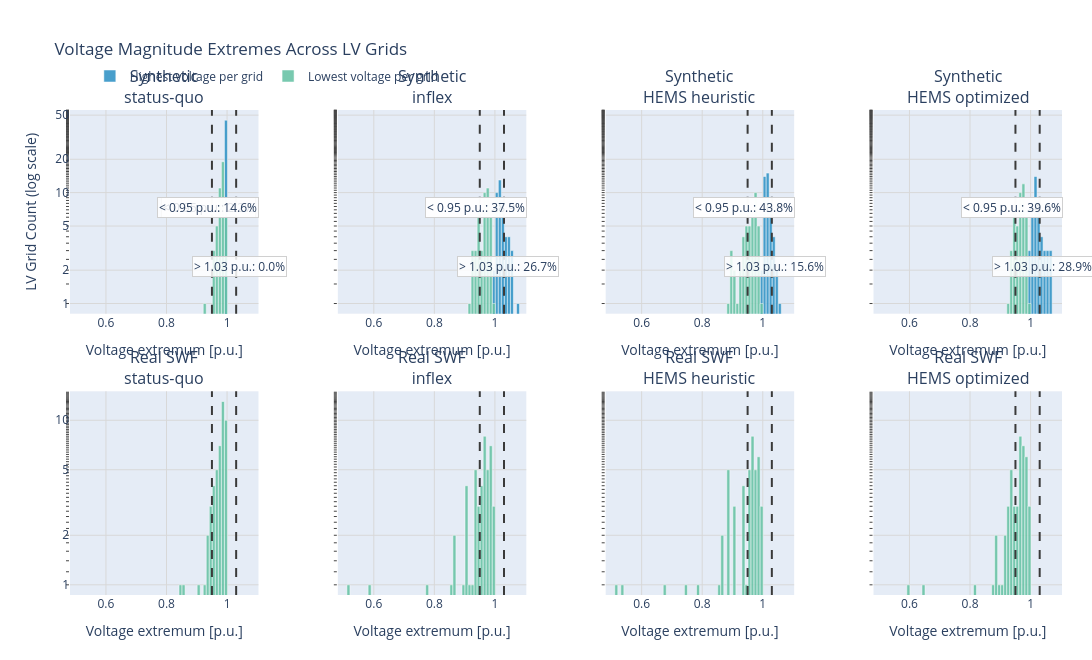

Here is the notebook cell this chart was saved with:
### Markdown cell above
## Temporal and Flow Diagnostics

The voltage comparison uses compact summaries for both network sources. Transformer-import diagnostics remain synthetic-only because the real SWF compact schema does not store the matching signed transformer-import time series. The cable decomposition below directly tests whether a loading difference comes from ampacity, transported peak current, or both.

### Code cell
voltage_summaries = load_voltage_summaries_for_powerflow_comparison(
    synthetic_specs=SYNTHETIC_POWERFLOW_SUMMARY_SPECS,
    real_specs=REAL_POWERFLOW_SUMMARY_SPECS,
    ags=AGS,
    scenario_id=SCENARIO_ID,
    plz=PLZ,
    real_plz=REAL_PLZ,
    excluded_real_lv_ids=EXCLUDED_REAL_LV_IDS,
)
if not voltage_summaries:
    print("No voltage summaries exist for this scenario yet.")
else:
    voltage_fig = plot_voltage_deviation_histogram_comparison(
        voltage_summaries,
        lower_limit=0.95,
        upper_limit=1.03,
        show=False,
    )
    try:
        save_plotly_figure(
            voltage_fig,
            OUTPUT_DIR / "pre_post_flex_inflex_voltage_deviation_histogram",
            formats=("svg", "png"),
            width=1370,
            height=720,
        )
    except RuntimeError as exc:
        print(f"Could not export voltage histogram: {exc}")
    display(voltage_fig)

### Figure 1 — Plotly figure (JSON) as saved in the notebook; plotly's stock layout.template omitted (floating-point values rounded to 4 significant figures)
{"data": [{"legendgroup": "highest", "marker": {"color": "#2f92c5", "line": {"color": "white", "width": 0.5}}, "name": "Highest voltage per grid", "opacity": 0.88, "showlegend": true, "type": "histogram", "x": [1.0, 1.0, 1.0, 1.0, 1.0, 1.0, 1.0, 1.0, 1.0, 1.0, 1.0, 0.9999, 1.0, 1.0, 1.0, 1.0, 1.0, 1.0, 1.0, 1.0, 1.0, 1.0, 1.0, 1.0, 1.0, 1.0, 1.0, 1.0, 1.0, 0.9999, 1.0, 1.0, 1.0, 1.0, 0.9999, 1.0, 1.0, 1.0, 1.0, 1.0, 1.0, 1.0, 1.0, 0.9999, 0.9999], "xaxis": "x", "xbins": {"end": 1.104, "size": 0.01, "start": 0.4813}, "yaxis": "y"}, {"legendgroup": "lowest", "marker": {"color": "#66c2a4", "line": {"color": "white", "width": 0.5}}, "name": "Lowest voltage per grid", "opacity": 0.88, "showlegend": true, "type": "histogram", "x": [0.9726, 0.994, 0.9882, 0.9788, 0.9753, 0.9821, 0.9802, 0.9905, 0.9794, 0.988, 0.9871, 0.9816, 0.9663, 0.9883, 0.9806, 0.9902, 0.9709, 0.956, 0.96, 0.9762, 0.9973, 0.9815, 0.9902, 0.9834, 0.973, 0.9938, 0.9887, 0.9689, 0.9861, 0.9713, 0.9575, 0.9779, 0.9918, 0.9883, 0.9931, 0.9869, 0.9628, 0.9748, 0.9922, 0.9895, 0.9814, 0.9837, 0.9292, 0.9829, 0.967], "xaxis": "x", "xbins": {"end": 1.104, "size": 0.01, "start": 0.4813}, "yaxis": "y"}, {"legendgroup": "highest", "marker": {"color": "#2f92c5", "line": {"color": "white", "width": 0.5}}, "name": "Highest voltage per grid", "opacity": 0.88, "showlegend": false, "type": "histogram", "x": [1.057, 1.009, 1.026, 1.039, 1.036, 1.002, 1.01, 1.009, 1.032, 1.016, 1.017, 1.011, 1.019, 1.012, 1.011, 1.0, 1.027, 1.074, 1.046, 1.048, 1.0, 1.042, 1.01, 1.024, 1.055, 1.007, 1.021, 1.003, 1.024, 1.019, 1.05, 1.023, 1.015, 1.026, 1.019, 1.023, 1.035, 1.008, 1.006, 1.018, 1.025, 1.014, 1.014, 1.014, 1.058], "xaxis": "x2", "xbins": {"end": 1.104, "size": 0.01, "start": 0.4813}, "yaxis": "y2"}, {"legendgroup": "lowest", "marker": {"color": "#66c2a4", "line": {"color": "white", "width": 0.5}}, "name": "Lowest voltage per grid", "opacity": 0.88, "showlegend": false, "type": "histogram", "x": [0.9301, 0.9866, 0.9725, 0.9492, 0.9383, 0.975, 0.9542, 0.9906, 0.949, 0.9685, 0.9692, 0.9606, 0.968, 0.9689, 0.9351, 0.9902, 0.946, 0.9146, 0.9261, 0.9474, 0.9924, 0.9508, 0.9742, 0.9589, 0.9453, 0.9888, 0.9694, 0.9692, 0.9699, 0.9715, 0.9617, 0.974, 0.9717, 0.9772, 0.9851, 0.9731, 0.9622, 0.9748, 0.9822, 0.9718, 0.9765, 0.9702, 0.9318, 0.9427, 0.9265], "xaxis": "x2", "xbins": {"end": 1.104, "size": 0.01, "start": 0.4813}, "yaxis": "y2"}, {"legendgroup": "highest", "marker": {"color": "#2f92c5", "line": {"color": "white", "width": 0.5}}, "name": "Highest voltage per grid", "opacity": 0.88, "showlegend": false, "type": "histogram", "x": [1.052, 1.008, 1.021, 1.03, 1.022, 1.002, 1.009, 1.008, 1.017, 1.01, 1.011, 1.006, 1.019, 1.011, 1.009, 1.0, 1.022, 1.025, 1.05, 1.035, 1.0, 1.032, 1.009, 1.018, 1.037, 1.006, 1.014, 1.003, 1.017, 1.018, 1.05, 1.02, 1.013, 1.022, 1.019, 1.029, 1.016, 1.008, 1.005, 1.012, 1.024, 1.012, 1.014, 1.011, 1.034], "xaxis": "x3", "xbins": {"end": 1.104, "size": 0.01, "start": 0.4813}, "yaxis": "y3"}, {"legendgroup": "lowest", "marker": {"color": "#66c2a4", "line": {"color": "white", "width": 0.5}}, "name": "Lowest voltage per grid", "opacity": 0.88, "showlegend": false, "type": "histogram", "x": [0.9256, 0.9828, 0.9613, 0.9261, 0.9105, 0.9741, 0.9355, 0.9906, 0.8975, 0.9612, 0.9695, 0.9456, 0.968, 0.959, 0.9017, 0.9902, 0.9482, 0.8929, 0.8905, 0.9398, 0.9934, 0.9429, 0.9736, 0.9479, 0.9129, 0.9858, 0.9553, 0.9691, 0.9614, 0.9715, 0.9605, 0.9752, 0.9717, 0.9731, 0.9779, 0.9481, 0.9719, 0.976, 0.9827, 0.9762, 0.9704, 0.9527, 0.9318, 0.9313, 0.9004], "xaxis": "x3", "xbins": {"end": 1.104, "size": 0.01, "start": 0.4813}, "yaxis": "y3"}, {"legendgroup": "highest", "marker": {"color": "#2f92c5", "line": {"color": "white", "width": 0.5}}, "name": "Highest voltage per grid", "opacity": 0.88, "showlegend": false, "type": "histogram", "x": [1.062, 1.009, 1.028, 1.032, 1.002, 1.015, 1.057, 1.009, 1.018, 1.034, 1.011, 1.022, 1.019, 1.0, 1.018, 1.015, 1.056, 1.028, 1.047, 1.07, 1.0, 1.012, 1.048, 1.007, 1.031, 1.022, 1.05, 1.001, 1.021, 1.053, 1.02, 1.023, 1.028, 1.016, 1.016, 1.006, 1.032, 1.024, 1.007, 1.025, 1.021, 1.016, 1.014, 1.012, 1.066], "xaxis": "x4", "xbins": {"end": 1.104, "size": 0.01, "start": 0.4813}, "yaxis": "y4"}, {"legendgroup": "lowest", "marker": {"color": "#66c2a4", "line": {"color": "white", "width": 0.5}}, "name": "Lowest voltage per grid", "opacity": 0.88, "showlegend": false, "type": "histogram", "x": [0.9576, 0.9891, 0.9746, 0.9447, 0.9725, 0.9554, 0.9444, 0.9906, 0.9689, 0.9467, 0.9624, 0.9704, 0.968, 0.9902, 0.9451, 0.9682, 0.9552, 0.9487, 0.9372, 0.9301, 0.9934, 0.9735, 0.9602, 0.9857, 0.9652, 0.9749, 0.948, 0.9691, 0.9704, 0.9606, 0.9718, 0.9728, 0.9715, 0.965, 0.9878, 0.9759, 0.9646, 0.9731, 0.9821, 0.9718, 0.9769, 0.974, 0.9318, 0.9479, 0.9324], "xaxis": "x4", "xbins": {"end": 1.104, "size": 0.01, "start": 0.4813}, "yaxis": "y4"}, {"legendgroup": "lowest", "marker": {"color": "#66c2a4", "line": {"color": "white", "width": 0.5}}, "name": "Lowest voltage per grid", "opacity": 0.88, "showlegend": false, "type": "histogram", "x": [0.9802, 0.9732, 0.9757, 0.9317, 0.9507, 0.8442, 0.9996, 0.9672, 0.9349, 0.9571, 0.9918, 0.9538, 0.955, 0.8598, 0.9951, 0.9505, 0.957, 0.9096, 0.9652, 0.9848, 0.9861, 0.9885, 0.9979, 0.9701, 0.995, 0.9887, 0.9699, 0.9651, 0.9955, 0.9913, 0.9441, 0.9936, 0.9884, 0.9897, 0.9789, 0.9882, 0.9909, 0.9772, 0.9309, 0.9921, 0.9851, 0.987, 0.9796, 0.9855, 0.9913, 0.9849, 0.9802, 0.9901], "xaxis": "x5", "xbins": {"end": 1.104, "size": 0.01, "start": 0.4813}, "yaxis": "y5"}, {"legendgroup": "lowest", "marker": {"color": "#66c2a4", "line": {"color": "white", "width": 0.5}}, "name": "Lowest voltage per grid", "opacity": 0.88, "showlegend": false, "type": "histogram", "x": [0.9628, 0.9342, 0.9759, 0.8687, 0.908, 0.5113, 0.9985, 0.911, 0.9362, 0.9612, 0.9835, 0.9063, 0.9152, 0.5906, 0.9881, 0.8583, 0.8993, 0.7733, 0.935, 0.9687, 0.9669, 0.9814, 0.996, 0.935, 0.9847, 0.9686, 0.9087, 0.9218, 0.9903, 0.9814, 0.9385, 0.9865, 0.9783, 0.9671, 0.9501, 0.9664, 0.9773, 0.9507, 0.8621, 0.9929, 0.9637, 0.9692, 0.9511, 0.9611, 0.9759, 0.9592, 0.9525, 0.9728], "xaxis": "x6", "xbins": {"end": 1.104, "size": 0.01, "start": 0.4813}, "yaxis": "y6"}, {"legendgroup": "lowest", "marker": {"color": "#66c2a4", "line": {"color": "white", "width": 0.5}}, "name": "Lowest voltage per grid", "opacity": 0.88, "showlegend": false, "type": "histogram", "x": [0.9558, 0.8842, 0.9757, 0.8861, 0.9063, 0.5391, 0.998, 0.902, 0.9362, 0.958, 0.9852, 0.7872, 0.8576, 0.6742, 0.9904, 0.75, 0.8895, 0.5165, 0.9041, 0.965, 0.9595, 0.9834, 0.9943, 0.8631, 0.9812, 0.9733, 0.8651, 0.8835, 0.9894, 0.9854, 0.9365, 0.9846, 0.9697, 0.9669, 0.9333, 0.965, 0.9693, 0.9528, 0.8827, 0.9929, 0.9717, 0.9635, 0.9498, 0.9638, 0.9676, 0.9523, 0.9343, 0.9729], "xaxis": "x7", "xbins": {"end": 1.104, "size": 0.01, "start": 0.4813}, "yaxis": "y7"}, {"legendgroup": "lowest", "marker": {"color": "#66c2a4", "line": {"color": "white", "width": 0.5}}, "name": "Lowest voltage per grid", "opacity": 0.88, "showlegend": false, "type": "histogram", "x": [0.958, 0.9377, 0.9757, 0.89, 0.893, 0.6011, 0.9986, 0.9299, 0.9361, 0.9583, 0.9859, 0.9088, 0.9307, 0.6436, 0.9909, 0.8827, 0.9209, 0.8166, 0.9386, 0.963, 0.9716, 0.9836, 0.9943, 0.9386, 0.9804, 0.9771, 0.9151, 0.9302, 0.9902, 0.9857, 0.9377, 0.9865, 0.9707, 0.9703, 0.9523, 0.9658, 0.9794, 0.9507, 0.8796, 0.9929, 0.9733, 0.9639, 0.9485, 0.9666, 0.9671, 0.9614, 0.9504, 0.9733], "xaxis": "x8", "xbins": {"end": 1.104, "size": 0.01, "start": 0.4813}, "yaxis": "y8"}], "layout": {"annotations": [{"font": {"size": 16}, "showarrow": false, "text": "Synthetic<br>status-quo", "x": 0.095, "xanchor": "center", "xref": "paper", "y": 1, "yanchor": "bottom", "yref": "paper"}, {"font": {"size": 16}, "showarrow": false, "text": "Synthetic<br>inflex", "x": 0.365, "xanchor": "center", "xref": "paper", "y": 1, "yanchor": "bottom", "yref": "paper"}, {"font": {"size": 16}, "showarrow": false, "text": "Synthetic<br>HEMS heuristic", "x": 0.635, "xanchor": "center", "xref": "paper", "y": 1, "yanchor": "bottom", "yref": "paper"}, {"font": {"size": 16}, "showarrow": false, "text": "Synthetic<br>HEMS optimized", "x": 0.905, "xanchor": "center", "xref": "paper", "y": 1, "yanchor": "bottom", "yref": "paper"}, {"font": {"size": 16}, "showarrow": false, "text": "Real SWF<br>status-quo", "x": 0.095, "xanchor": "center", "xref": "paper", "y": 0.42, "yanchor": "bottom", "yref": "paper"}, {"font": {"size": 16}, "showarrow": false, "text": "Real SWF<br>inflex", "x": 0.365, "xanchor": "center", "xref": "paper", "y": 0.42, "yanchor": "bottom", "yref": "paper"}, {"font": {"size": 16}, "showarrow": false, "text": "Real SWF<br>HEMS heuristic", "x": 0.635, "xanchor": "center", "xref": "paper", "y": 0.42, "yanchor": "bottom", "yref": "paper"}, {"font": {"size": 16}, "showarrow": false, "text": "Real SWF<br>HEMS optimized", "x": 0.905, "xanchor": "center", "xref": "paper", "y": 0.42, "yanchor": "bottom", "yref": "paper"}, {"bgcolor": "rgba(255,255,255,0.85)", "bordercolor": "#d0d0d0", "borderwidth": 1, "showarrow": false, "text": "> 1.03 p.u.: 0.0%", "x": 1.042, "xref": "x", "y": 0.7, "yref": "paper"}, {"bgcolor": "rgba(255,255,255,0.85)", "bordercolor": "#d0d0d0", "borderwidth": 1, "showarrow": false, "text": "< 0.95 p.u.: 2.2%", "x": 0.938, "xref": "x", "y": 0.82, "yref": "paper"}, {"bgcolor": "rgba(255,255,255,0.85)", "bordercolor": "#d0d0d0", "borderwidth": 1, "showarrow": false, "text": "> 1.03 p.u.: 26.7%", "x": 1.042, "xref": "x2", "y": 0.7, "yref": "paper"}, {"bgcolor": "rgba(255,255,255,0.85)", "bordercolor": "#d0d0d0", "borderwidth": 1, "showarrow": false, "text": "< 0.95 p.u.: 28.9%", "x": 0.938, "xref": "x2", "y": 0.82, "yref": "paper"}, {"bgcolor": "rgba(255,255,255,0.85)", "bordercolor": "#d0d0d0", "borderwidth": 1, "showarrow": false, "text": "> 1.03 p.u.: 15.6%", "x": 1.042, "xref": "x3", "y": 0.7, "yref": "paper"}, {"bgcolor": "rgba(255,255,255,0.85)", "bordercolor": "#d0d0d0", "borderwidth": 1, "showarrow": false, "text": "< 0.95 p.u.: 40.0%", "x": 0.938, "xref": "x3", "y": 0.82, "yref": "paper"}, {"bgcolor": "rgba(255,255,255,0.85)", "bordercolor": "#d0d0d0", "borderwidth": 1, "showarrow": false, "text": "> 1.03 p.u.: 28.9%", "x": 1.042, "xref": "x4", "y": 0.7, "yref": "paper"}, {"bgcolor": "rgba(255,255,255,0.85)", "bordercolor": "#d0d0d0", "borderwidth": 1, "showarrow": false, "text": "< 0.95 p.u.: 24.4%", "x": 0.938, "xref": "x4", "y": 0.82, "yref": "paper"}, {"bgcolor": "rgba(255,255,255,0.85)", "bordercolor": "#d0d0d0", "borderwidth": 1, "showarrow": false, "text": "< 0.95 p.u.: 14.6%", "x": 0.938, "xref": "x5", "y": 0.82, "yref": "paper"}, {"bgcolor": "rgba(255,255,255,0.85)", "bordercolor": "#d0d0d0", "borderwidth": 1, "showarrow": false, "text": "< 0.95 p.u.: 37.5%", "x": 0.938, "xref": "x6", "y": 0.82, "yref": "paper"}, {"bgcolor": "rgba(255,255,255,0.85)", "bordercolor": "#d0d0d0", "borderwidth": 1, "showarrow": false, "text": "< 0.95 p.u.: 43.8%", "x": 0.938, "xref": "x7", "y": 0.82, "yref": "paper"}, {"bgcolor": "rgba(255,255,255,0.85)", "bordercolor": "#d0d0d0", "borderwidth": 1, "showarrow": false, "text": "< 0.95 p.u.: 39.6%", "x": 0.938, "xref": "x8", "y": 0.82, "yref": "paper"}], "barmode": "overlay", "height": 660, "legend": {"orientation": "h", "x": 0.02, "y": 1.1}, "margin": {"b": 65, "l": 70, "r": 30, "t": 110}, "shapes": [{"line": {"color": "#3a3a3a", "dash": "dash", "width": 2}, "type": "line", "x0": 0.95, "x1": 0.95, "xref": "x", "y0": 0, "y1": 1, "yref": "y domain"}, {"line": {"color": "#3a3a3a", "dash": "dash", "width": 2}, "type": "line", "x0": 1.03, "x1": 1.03, "xref": "x", "y0": 0, "y1": 1, "yref": "y domain"}, {"line": {"color": "#3a3a3a", "dash": "dash", "width": 2}, "type": "line", "x0": 0.95, "x1": 0.95, "xref": "x2", "y0": 0, "y1": 1, "yref": "y2 domain"}, {"line": {"color": "#3a3a3a", "dash": "dash", "width": 2}, "type": "line", "x0": 1.03, "x1": 1.03, "xref": "x2", "y0": 0, "y1": 1, "yref": "y2 domain"}, {"line": {"color": "#3a3a3a", "dash": "dash", "width": 2}, "type": "line", "x0": 0.95, "x1": 0.95, "xref": "x3", "y0": 0, "y1": 1, "yref": "y3 domain"}, {"line": {"color": "#3a3a3a", "dash": "dash", "width": 2}, "type": "line", "x0": 1.03, "x1": 1.03, "xref": "x3", "y0": 0, "y1": 1, "yref": "y3 domain"}, {"line": {"color": "#3a3a3a", "dash": "dash", "width": 2}, "type": "line", "x0": 0.95, "x1": 0.95, "xref": "x4", "y0": 0, "y1": 1, "yref": "y4 domain"}, {"line": {"color": "#3a3a3a", "dash": "dash", "width": 2}, "type": "line", "x0": 1.03, "x1": 1.03, "xref": "x4", "y0": 0, "y1": 1, "yref": "y4 domain"}, {"line": {"color": "#3a3a3a", "dash": "dash", "width": 2}, "type": "line", "x0": 0.95, "x1": 0.95, "xref": "x5", "y0": 0, "y1": 1, "yref": "y5 domain"}, {"line": {"color": "#3a3a3a", "dash": "dash", "width": 2}, "type": "line", "x0": 1.03, "x1": 1.03, "xref": "x5", "y0": 0, "y1": 1, "yref": "y5 domain"}, {"line": {"color": "#3a3a3a", "dash": "dash", "width": 2}, "type": "line", "x0": 0.95, "x1": 0.95, "xref": "x6", "y0": 0, "y1": 1, "yref": "y6 domain"}, {"line": {"color": "#3a3a3a", "dash": "dash", "width": 2}, "type": "line", "x0": 1.03, "x1": 1.03, "xref": "x6", "y0": 0, "y1": 1, "yref": "y6 domain"}, {"line": {"color": "#3a3a3a", "dash": "dash", "width": 2}, "type": "line", "x0": 0.95, "x1": 0.95, "xref": "x7", "y0": 0, "y1": 1, "yref": "y7 domain"}, {"line": {"color": "#3a3a3a", "dash": "dash", "width": 2}, "type": "line", "x0": 1.03, "x1": 1.03, "xref": "x7", "y0": 0, "y1": 1, "yref": "y7 domain"}, {"line": {"color": "#3a3a3a", "dash": "dash", "width": 2}, "type": "line", "x0": 0.95, "x1": 0.95, "xref": "x8", "y0": 0, "y1": 1, "yref": "y8 domain"}, {"line": {"color": "#3a3a3a", "dash": "dash", "width": 2}, "type": "line", "x0": 1.03, "x1": 1.03, "xref": "x8", "y0": 0, "y1": 1, "yref": "y8 domain"}], "title": {"text": "Voltage Magnitude Extremes Across LV Grids"}, "width": 1820, "xaxis": {"anchor": "y", "domain": [0, 0.19], "gridcolor": "#d8d8d8", "range": [0.4813, 1.104], "showgrid": true, "title": {"text": "Voltage extremum [p.u.]"}}, "xaxis2": {"anchor": "y2", "domain": [0.27, 0.46], "gridcolor": "#d8d8d8", "range": [0.4813, 1.104], "showgrid": true, "title": {"text": "Voltage extremum [p.u.]"}}, "xaxis3": {"anchor": "y3", "domain": [0.54, 0.73], "gridcolor": "#d8d8d8", "range": [0.4813, 1.104], "showgrid": true, "title": {"text": "Voltage extremum [p.u.]"}}, "xaxis4": {"anchor": "y4", "domain": [0.81, 1], "gridcolor": "#d8d8d8", "range": [0.4813, 1.104], "showgrid": true, "title": {"text": "Voltage extremum [p.u.]"}}, "xaxis5": {"anchor": "y5", "domain": [0, 0.19], "gridcolor": "#d8d8d8", "range": [0.4813, 1.104], "showgrid": true, "title": {"text": "Voltage extremum [p.u.]"}}, "xaxis6": {"anchor": "y6", "domain": [0.27, 0.46], "gridcolor": "#d8d8d8", "range": [0.4813, 1.104], "showgrid": true, "title": {"text": "Voltage extremum [p.u.]"}}, "xaxis7": {"anchor": "y7", "domain": [0.54, 0.73], "gridcolor": "#d8d8d8", "range": [0.4813, 1.104], "showgrid": true, "title": {"text": "Voltage extremum [p.u.]"}}, "xaxis8": {"anchor": "y8", "domain": [0.81, 1], "gridcolor": "#d8d8d8", "range": [0.4813, 1.104], "showgrid": true, "title": {"text": "Voltage extremum [p.u.]"}}, "yaxis": {"anchor": "x", "domain": [0.58, 1], "gridcolor": "#d8d8d8", "minor": {"ticks": "outside"}, "rangemode": "tozero", "showgrid": true, "tickmode": "array", "ticktext": ["1", "2", "5", "10", "20", "50", "100", "200", "500", "1,000"], "tickvals": [1, 2, 5, 10, 20, 50, 100, 200, 500, 1000], "title": {"text": "LV Grid Count (log scale)"}, "type": "log"}, "yaxis2": {"anchor": "x2", "domain": [0.58, 1], "gridcolor": "#d8d8d8", "matches": "y", "minor": {"ticks": "outside"}, "rangemode": "tozero", "showgrid": true, "showticklabels": false, "tickmode": "array", "ticktext": ["1", "2", "5", "10", "20", "50", "100", "200", "500", "1,000"], "tickvals": [1, 2, 5, 10, 20, 50, 100, 200, 500, 1000], "type": "log"}, "yaxis3": {"anchor": "x3", "domain": [0.58, 1], "gridcolor": "#d8d8d8", "matches": "y", "minor": {"ticks": "outside"}, "rangemode": "tozero", "showgrid": true, "showticklabels": false, "tickmode": "array", "ticktext": ["1", "2", "5", "10", "20", "50", "100", "200", "500", "1,000"], "tickvals": [1, 2, 5, 10, 20, 50, 100, 200, 500, 1000], "type": "log"}, "yaxis4": {"anchor": "x4", "domain": [0.58, 1], "gridcolor": "#d8d8d8", "matches": "y", "minor": {"ticks": "outside"}, "rangemode": "tozero", "showgrid": true, "showticklabels": false, "tickmode": "array", "ticktext": ["1", "2", "5", "10", "20", "50", "100", "200", "500", "1,000"], "tickvals": [1, 2, 5, 10, 20, 50, 100, 200, 500, 1000], "type": "log"}, "yaxis5": {"anchor": "x5", "domain": [0, 0.42], "gridcolor": "#d8d8d8", "minor": {"ticks": "outside"}, "rangemode": "tozero", "showgrid": true, "tickmode": "array", "ticktext": ["1", "2", "5", "10", "20", "50", "100", "200", "500", "1,000"], "tickvals": [1, 2, 5, 10, 20, 50, 100, 200, 500, 1000], "type": "log"}, "yaxis6": {"anchor": "x6", "domain": [0, 0.42], "gridcolor": "#d8d8d8", "matches": "y5", "minor": {"ticks": "outside"}, "rangemode": "tozero", "showgrid": true, "showticklabels": false, "tickmode": "array", "ticktext": ["1", "2", "5", "10", "20", "50", "100", "200", "500", "1,000"], "tickvals": [1, 2, 5, 10, 20, 50, 100, 200, 500, 1000], "type": "log"}, "yaxis7": {"anchor": "x7", "domain": [0, 0.42], "gridcolor": "#d8d8d8", "matches": "y5", "minor": {"ticks": "outside"}, "rangemode": "tozero", "showgrid": true, "showticklabels": false, "tickmode": "array", "ticktext": ["1", "2", "5", "10", "20", "50", "100", "200", "500", "1,000"], "tickvals": [1, 2, 5, 10, 20, 50, 100, 200, 500, 1000], "type": "log"}, "yaxis8": {"anchor": "x8", "domain": [0, 0.42], "gridcolor": "#d8d8d8", "matches": "y5", "minor": {"ticks": "outside"}, "rangemode": "tozero", "showgrid": true, "showticklabels": false, "tickmode": "array", "ticktext": ["1", "2", "5", "10", "20", "50", "100", "200", "500", "1,000"], "tickvals": [1, 2, 5, 10, 20, 50, 100, 200, 500, 1000], "type": "log"}}}
